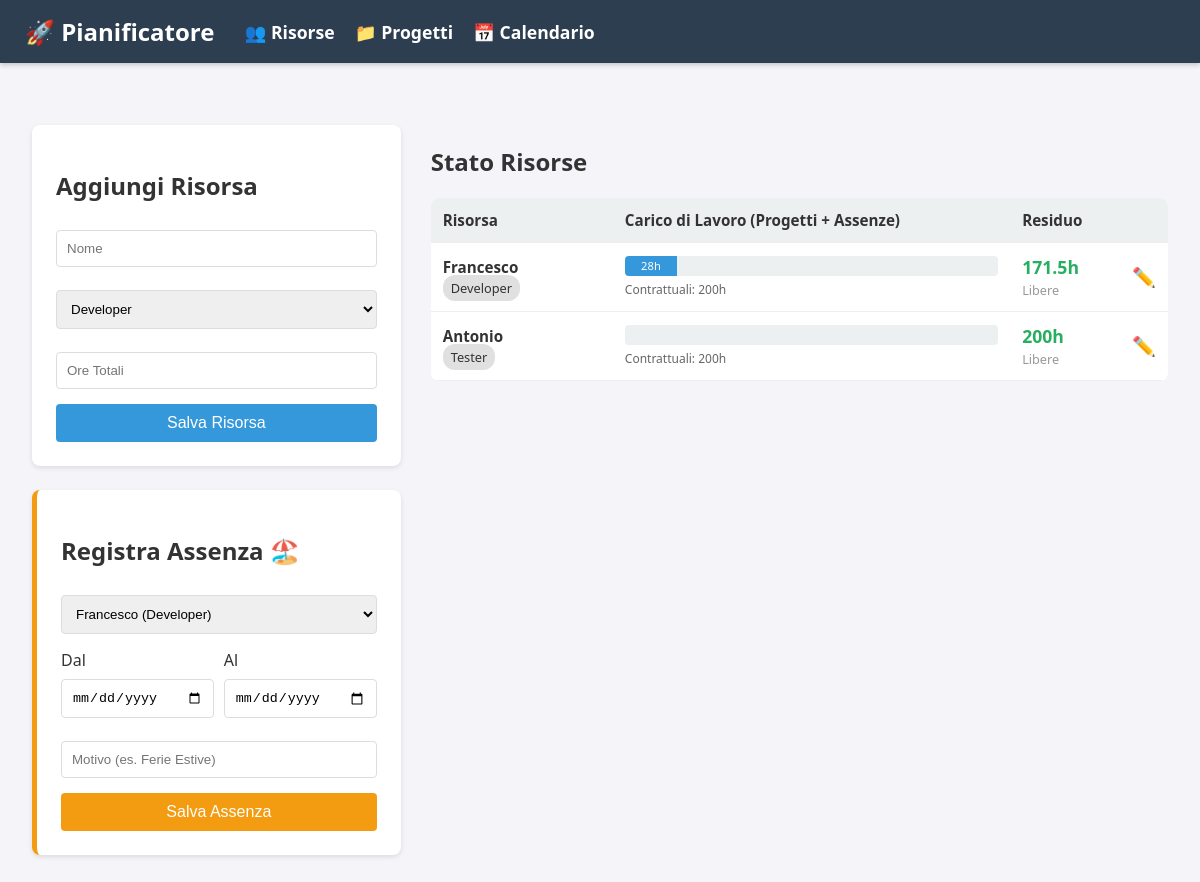
Page /risorse on the committed database.
### app/models/database.py (models this page shows, shortened)
class RisorsaDB(db.Model):
    id = db.Column(db.Integer, primary_key=True)
    nome = db.Column(db.String(100), nullable=False)
    skill = db.Column(db.String(50), nullable=False)
    ore_totali = db.Column(db.Integer, nullable=False)
    assenze = db.relationship('AssenzaDB', backref='risorsa', lazy=True)
    @property
    def ore_perse_totali(self):
        ore = 0
        for a in self.assenze:
            giorni = (a.data_fine - a.data_inizio).days + 1
            ore += (giorni * 8)
        return ore
    def to_logic_object(self):
        return Risorsa(self.nome, self.skill, self.ore_totali, ore_assenze=self.ore_perse_totali)

### app/routes/risorse.py (the view)
@bp.route('/risorse')
def pagina_risorse():
    risorse_calcolate, _ = ServiceProgetti.ottieni_dati_calcolati()
    risorse_db = RisorsaDB.query.all()
    for r_db in risorse_db:
        r_log = next((x for x in risorse_calcolate if x.nome == r_db.nome), None)
        if r_log:
            r_db.dati_live = r_log
    return render_template('risorse.html', risorse=risorse_db)

### app/logic/engine.py (called while the page is built)
def is_giorno_lavorativo(data_check):
    if data_check.weekday() >= 5:
        return False
    if data_check in it_holidays:
        return False
    return True

def calcola_ore_lavorative_tra_date(inizio, fine, ore_giornaliere=8):
    ore_totali = 0
    giorno_corrente = inizio
    while giorno_corrente <= fine:
        if is_giorno_lavorativo(giorno_corrente):
            ore_totali += ore_giornaliere
        giorno_corrente += timedelta(days=1)
    return ore_totali

def ordina_progetti(lista_progetti):
    return sorted(lista_progetti, key=lambda p: (p.priorita, p.id or 999999))

def calcola_fattore_pianificazione(margine_percentuale):
    return 1 - (margine_percentuale / 100)

### app/logic/services.py (called while the page is built)
    @staticmethod
    def aggiorna_stati_automatici():
        oggi = date.today()
        progetti = ProgettoDB.query.all()
        for p in progetti:
            if p.stato == 'Sospeso':
                continue
            if p.data_consegna < oggi:
                p.stato = 'Concluso'
            elif p.data_inizio > oggi:
                p.stato = 'Pianificato'
            else:
                p.stato = 'In svolgimento'
        db.session.commit()

### app/models/database.py (called while the page is built)
    def to_logic_object(self):
        requisiti_dict = {}
        if self.requisiti_str:
            gruppi = self.requisiti_str.split(";")
            for g in gruppi:
                parti = g.split(":")
                if len(parti) == 3:
                    skill = parti[0]
                    qty = int(parti[1])
                    perc = int(parti[2])
                    requisiti_dict[skill] = {'qty': qty, 'perc': perc}
        return Progetto(
            id=self.id,
            nome=self.nome,
            priorita=self.priorita,
            data_inizio=self.data_inizio,
            data_consegna=self.data_consegna,
            ore_stimate=self.ore_stimate,
            margine_percentuale=self.margine,
            requisiti=requisiti_dict,
            stato_db=self.stato
        )

### app/models/entities.py (called while the page is built)
    @property
    def ore_residue(self) -> float:
        return self.ore_totali_disponibili - self.ore_impegnate - self.ore_assenze

    def assegna_ore(self, ore: float):
        self.ore_impegnate += ore

### app/templates/risorse.html (shortened to what this page needs)
{% extends "base.html" %}
{% block content %}
<div style="display: flex; gap: 30px;">
    <div class="col-input" style="flex: 1;">
        <div class="card">
            <h2>Aggiungi Risorsa</h2>
            <form action="/aggiungi_risorsa" method="POST">
                <input type="text" name="nome" placeholder="Nome" required>
                <select name="skill">
                    <option value="Developer">Developer</option>
                </select>
                <input type="number" name="ore" placeholder="Ore Totali" required>
                <button type="submit">Salva Risorsa</button>
            </form>
        </div>
        <div class="card" style="border-left: 5px solid #f39c12;">
            <h2>Registra Assenza 🏖️</h2>
            <form action="/aggiungi_assenza" method="POST">
                <select name="risorsa_id" required>
                    {% for r in risorse %}
                    <option value="{{ r.id }}">{{ r.nome }} ({{ r.skill }})</option>
                    {% endfor %}
                </select>
                <div class="row">
                    <div style="flex:1">
                        <label>Dal</label>
                        <input type="date" name="inizio" required>
                    </div>
                    <div style="flex:1">
                        <label>Al</label>
                        <input type="date" name="fine" required>
                    </div>
                </div>
                <input type="text" name="motivo" placeholder="Motivo (es. Ferie Estive)" required>
                <button type="submit" style="background-color: #f39c12;">Salva Assenza</button>
            </form>
        </div>
    </div>
    <div class="col-data" style="flex: 2;">
        <h2>Stato Risorse </h2>
        <table style="font-size: 0.95rem;">
            <thead>
                <tr>
                    <th style="width:25%">Risorsa</th>
                    <th style="width:55%">Carico di Lavoro (Progetti + Assenze)</th>
                    <th style="width:15%">Residuo</th>
                    <th style="width:5%"></th>
                </tr>
            </thead>
            <tbody>
                {% for r in risorse %}
                    {% set live = r.dati_live %}
                    {% set impegnate = live.ore_impegnate if live else 0 %}
                    {% set assenze = live.ore_assenze if live else 0 %}
                    {% set totale = r.ore_totali %}
                    {% set libere = live.ore_residue if live else totale %}
                    {% set perc_prog = (impegnate / totale * 100) | int %}
                    {% set perc_ass = (assenze / totale * 100) | int %}
                <tr>
                    <td>
                        <strong>{{ r.nome }}</strong><br>
                        <span class="badge">{{ r.skill }}</span>
                    </td>
                    <td>
                        <div style="display:flex; height:20px; width:100%; background:#ecf0f1; border-radius:4px; overflow:hidden; margin-bottom:5px;">
                            {% if perc_prog > 0 %}
                            <div style="width:{{perc_prog}}%; background:#3498db; color:white; font-size:0.7rem; text-align:center; display:flex; align-items:center; justify-content:center;" title="Progetti: {{impegnate}}h">
                                {{ impegnate|round(0)|int }}h
                            </div>
                            {% endif %}
                        </div>
                        <div style="display:flex; justify-content:space-between; font-size:0.75rem; color:#666;">
                            <span>Contrattuali: {{ totale }}h</span>
                        </div>
                    </td>
                    <td style="vertical-align: middle;">
                        <strong style="color: {{ '#27ae60' if libere > 0 else '#c0392b' }}; font-size:1.1rem;">
                            {{ libere | round(1) }}h
                        </strong>
                        <br><small style="color:#999">Libere</small>
                    </td>
                    <td style="vertical-align: middle;">
                        <a href="/modifica_risorsa/{{ r.id }}" style="text-decoration:none; font-size:1.2rem;">✏️</a>
                    </td>
                </tr>
                {% endfor %}
            </tbody>
        </table>
    </div>
</div>
{% endblock %}

### app/static/style.css (style rules this page uses)
body { font-family: 'Segoe UI', Tahoma, Geneva, Verdana, sans-serif; background-color: #f4f4f9; margin: 0; padding: 0; color: #333; }
.card { background: white; padding: 1.5rem; border-radius: 8px; box-shadow: 0 2px 5px rgba(0, 0, 0, 0.1); margin-bottom: 1.5rem; }
input, select { width: 100%; padding: 10px; margin: 8px 0 15px 0; border: 1px solid #ddd; border-radius: 4px; box-sizing: border-box; }
.row { display: flex; gap: 10px; }
button { width: 100%; padding: 10px; background-color: #3498db; color: white; border: none; border-radius: 4px; cursor: pointer; font-size: 1rem; }
table { width: 100%; border-collapse: collapse; background: white; border-radius: 8px; overflow: hidden; margin-bottom: 2rem; }
th, td { padding: 12px; text-align: left; border-bottom: 1px solid #eee; }
th { background-color: #ecf0f1; }
.badge { padding: 4px 8px; border-radius: 12px; font-size: 0.8rem; background: #e0e0e0; }

### rows in the picture
RisorsaDB: nome "Francesco", skill "Developer", {{ perc_prog }} 14 (drawn), impegnate "28", ore_totali "200", libere "171.5"
RisorsaDB: nome "Antonio", skill "Tester", ore_totali "200"

### other values in the picture
form field risorsa_id "Francesco (Developer)"
